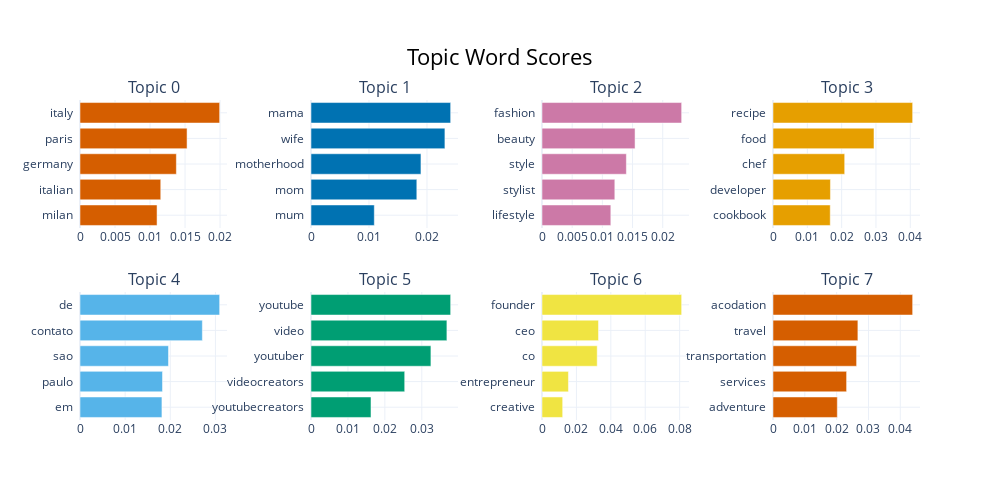

Write notebook code for a chart like this one.
### Code cell
topic_model.visualize_barchart()

### Figure 1 — Plotly figure (JSON) as saved in the notebook; plotly's stock layout.template omitted (floating-point values rounded to 4 significant figures)
{"data": [{"marker": {"color": "#D55E00"}, "orientation": "h", "x": [0.011, 0.01153, 0.01376, 0.01529, 0.01994], "y": ["milan  ", "italian  ", "germany  ", "paris  ", "italy  "], "type": "bar", "xaxis": "x", "yaxis": "y"}, {"marker": {"color": "#0072B2"}, "orientation": "h", "x": [0.01092, 0.01825, 0.01896, 0.02309, 0.02408], "y": ["mum  ", "mom  ", "motherhood  ", "wife  ", "mama  "], "type": "bar", "xaxis": "x2", "yaxis": "y2"}, {"marker": {"color": "#CC79A7"}, "orientation": "h", "x": [0.0114, 0.01206, 0.01397, 0.01541, 0.02313], "y": ["lifestyle  ", "stylist  ", "style  ", "beauty  ", "fashion  "], "type": "bar", "xaxis": "x3", "yaxis": "y3"}, {"marker": {"color": "#E69F00"}, "orientation": "h", "x": [0.01668, 0.01673, 0.02089, 0.02942, 0.04068], "y": ["cookbook  ", "developer  ", "chef  ", "food  ", "recipe  "], "type": "bar", "xaxis": "x4", "yaxis": "y4"}, {"marker": {"color": "#56B4E9"}, "orientation": "h", "x": [0.01815, 0.01828, 0.01961, 0.02711, 0.03094], "y": ["em  ", "paulo  ", "sao  ", "contato  ", "de  "], "type": "bar", "xaxis": "x5", "yaxis": "y5"}, {"marker": {"color": "#009E73"}, "orientation": "h", "x": [0.01624, 0.02537, 0.03247, 0.03679, 0.03781], "y": ["youtubecreators  ", "videocreators  ", "youtuber  ", "video  ", "youtube  "], "type": "bar", "xaxis": "x6", "yaxis": "y6"}, {"marker": {"color": "#F0E442"}, "orientation": "h", "x": [0.01202, 0.01536, 0.03209, 0.03283, 0.08116], "y": ["creative  ", "entrepreneur  ", "co  ", "ceo  ", "founder  "], "type": "bar", "xaxis": "x7", "yaxis": "y7"}, {"marker": {"color": "#D55E00"}, "orientation": "h", "x": [0.02021, 0.02313, 0.02627, 0.02668, 0.04388], "y": ["adventure  ", "services  ", "transportation  ", "travel  ", "acodation  "], "type": "bar", "xaxis": "x8", "yaxis": "y8"}], "layout": {"xaxis": {"anchor": "y", "domain": [0.0, 0.175], "showgrid": true}, "yaxis": {"anchor": "x", "domain": [0.6, 1.0], "showgrid": true}, "xaxis2": {"anchor": "y2", "domain": [0.275, 0.45], "showgrid": true}, "yaxis2": {"anchor": "x2", "domain": [0.6, 1.0], "showgrid": true}, "xaxis3": {"anchor": "y3", "domain": [0.55, 0.725], "showgrid": true}, "yaxis3": {"anchor": "x3", "domain": [0.6, 1.0], "showgrid": true}, "xaxis4": {"anchor": "y4", "domain": [0.825, 1.0], "showgrid": true}, "yaxis4": {"anchor": "x4", "domain": [0.6, 1.0], "showgrid": true}, "xaxis5": {"anchor": "y5", "domain": [0.0, 0.175], "showgrid": true}, "yaxis5": {"anchor": "x5", "domain": [0.0, 0.4], "showgrid": true}, "xaxis6": {"anchor": "y6", "domain": [0.275, 0.45], "showgrid": true}, "yaxis6": {"anchor": "x6", "domain": [0.0, 0.4], "showgrid": true}, "xaxis7": {"anchor": "y7", "domain": [0.55, 0.725], "showgrid": true}, "yaxis7": {"anchor": "x7", "domain": [0.0, 0.4], "showgrid": true}, "xaxis8": {"anchor": "y8", "domain": [0.825, 1.0], "showgrid": true}, "yaxis8": {"anchor": "x8", "domain": [0.0, 0.4], "showgrid": true}, "annotations": [{"font": {"size": 16}, "showarrow": false, "text": "Topic 0", "x": 0.0875, "xanchor": "center", "xref": "paper", "y": 1.0, "yanchor": "bottom", "yref": "paper"}, {"font": {"size": 16}, "showarrow": false, "text": "Topic 1", "x": 0.3625, "xanchor": "center", "xref": "paper", "y": 1.0, "yanchor": "bottom", "yref": "paper"}, {"font": {"size": 16}, "showarrow": false, "text": "Topic 2", "x": 0.6375, "xanchor": "center", "xref": "paper", "y": 1.0, "yanchor": "bottom", "yref": "paper"}, {"font": {"size": 16}, "showarrow": false, "text": "Topic 3", "x": 0.9125, "xanchor": "center", "xref": "paper", "y": 1.0, "yanchor": "bottom", "yref": "paper"}, {"font": {"size": 16}, "showarrow": false, "text": "Topic 4", "x": 0.0875, "xanchor": "center", "xref": "paper", "y": 0.4, "yanchor": "bottom", "yref": "paper"}, {"font": {"size": 16}, "showarrow": false, "text": "Topic 5", "x": 0.3625, "xanchor": "center", "xref": "paper", "y": 0.4, "yanchor": "bottom", "yref": "paper"}, {"font": {"size": 16}, "showarrow": false, "text": "Topic 6", "x": 0.6375, "xanchor": "center", "xref": "paper", "y": 0.4, "yanchor": "bottom", "yref": "paper"}, {"font": {"size": 16}, "showarrow": false, "text": "Topic 7", "x": 0.9125, "xanchor": "center", "xref": "paper", "y": 0.4, "yanchor": "bottom", "yref": "paper"}], "title": {"font": {"size": 22, "color": "Black"}, "text": "Topic Word Scores", "x": 0.5, "xanchor": "center", "yanchor": "top"}, "hoverlabel": {"font": {"size": 16, "family": "Rockwell"}, "bgcolor": "white"}, "showlegend": false, "width": 1000, "height": 500}}
